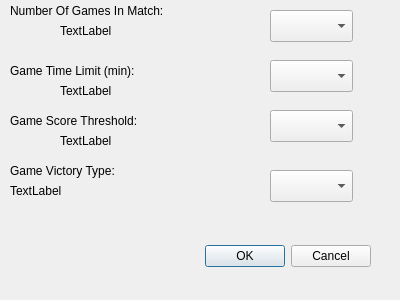
<?xml version="1.0" encoding="UTF-8"?>
<ui version="4.0">
 <class>userMatchSettingsWindow</class>
 <widget class="QDialog" name="userMatchSettingsWindow">
  <property name="geometry">
   <rect>
    <x>0</x>
    <y>0</y>
    <width>400</width>
    <height>300</height>
   </rect>
  </property>
  <property name="windowTitle">
   <string>Dialog</string>
  </property>
  <widget class="QDialogButtonBox" name="buttonBox">
   <property name="geometry">
    <rect>
     <x>30</x>
     <y>240</y>
     <width>341</width>
     <height>32</height>
    </rect>
   </property>
   <property name="orientation">
    <enum>Qt::Horizontal</enum>
   </property>
   <property name="standardButtons">
    <set>QDialogButtonBox::Cancel|QDialogButtonBox::Ok</set>
   </property>
  </widget>
  <widget class="QComboBox" name="comboBoxNumOfGames">
   <property name="geometry">
    <rect>
     <x>270</x>
     <y>10</y>
     <width>83</width>
     <height>32</height>
    </rect>
   </property>
  </widget>
  <widget class="QLabel" name="labelNumOfGamesTitle">
   <property name="geometry">
    <rect>
     <x>10</x>
     <y>0</y>
     <width>231</width>
     <height>22</height>
    </rect>
   </property>
   <property name="text">
    <string>Number Of Games In Match:</string>
   </property>
  </widget>
  <widget class="QLabel" name="labelCurrNumOfGames">
   <property name="geometry">
    <rect>
     <x>60</x>
     <y>20</y>
     <width>68</width>
     <height>22</height>
    </rect>
   </property>
   <property name="text">
    <string>TextLabel</string>
   </property>
  </widget>
  <widget class="QComboBox" name="comboBoxGameTimeLimit">
   <property name="geometry">
    <rect>
     <x>270</x>
     <y>60</y>
     <width>83</width>
     <height>32</height>
    </rect>
   </property>
  </widget>
  <widget class="QLabel" name="labelTimeLimitTitle">
   <property name="geometry">
    <rect>
     <x>10</x>
     <y>60</y>
     <width>161</width>
     <height>22</height>
    </rect>
   </property>
   <property name="text">
    <string>Game Time Limit (min):</string>
   </property>
  </widget>
  <widget class="QLabel" name="labelCurrGameTimeLimit">
   <property name="geometry">
    <rect>
     <x>60</x>
     <y>80</y>
     <width>68</width>
     <height>22</height>
    </rect>
   </property>
   <property name="text">
    <string>TextLabel</string>
   </property>
  </widget>
  <widget class="QComboBox" name="comboBoxScoreThreshold">
   <property name="geometry">
    <rect>
     <x>270</x>
     <y>110</y>
     <width>83</width>
     <height>32</height>
    </rect>
   </property>
  </widget>
  <widget class="QLabel" name="labelScoreThresholdTitle">
   <property name="geometry">
    <rect>
     <x>10</x>
     <y>110</y>
     <width>171</width>
     <height>22</height>
    </rect>
   </property>
   <property name="text">
    <string>Game Score Threshold:</string>
   </property>
  </widget>
  <widget class="QLabel" name="labelCurrScoreThreshold">
   <property name="geometry">
    <rect>
     <x>60</x>
     <y>130</y>
     <width>68</width>
     <height>22</height>
    </rect>
   </property>
   <property name="text">
    <string>TextLabel</string>
   </property>
  </widget>
  <widget class="QComboBox" name="comboBoxGameVicType">
   <property name="geometry">
    <rect>
     <x>270</x>
     <y>170</y>
     <width>83</width>
     <height>32</height>
    </rect>
   </property>
  </widget>
  <widget class="QLabel" name="labelGameVicTypeTitle">
   <property name="geometry">
    <rect>
     <x>10</x>
     <y>160</y>
     <width>141</width>
     <height>22</height>
    </rect>
   </property>
   <property name="text">
    <string>Game Victory Type:</string>
   </property>
  </widget>
  <widget class="QLabel" name="labelCurrGameVicType">
   <property name="geometry">
    <rect>
     <x>10</x>
     <y>180</y>
     <width>211</width>
     <height>22</height>
    </rect>
   </property>
   <property name="text">
    <string>TextLabel</string>
   </property>
  </widget>
 </widget>
 <resources/>
 <connections>
  <connection>
   <sender>buttonBox</sender>
   <signal>accepted()</signal>
   <receiver>userMatchSettingsWindow</receiver>
   <slot>accept()</slot>
   <hints>
    <hint type="sourcelabel">
     <x>248</x>
     <y>254</y>
    </hint>
    <hint type="destinationlabel">
     <x>157</x>
     <y>274</y>
    </hint>
   </hints>
  </connection>
  <connection>
   <sender>buttonBox</sender>
   <signal>rejected()</signal>
   <receiver>userMatchSettingsWindow</receiver>
   <slot>reject()</slot>
   <hints>
    <hint type="sourcelabel">
     <x>316</x>
     <y>260</y>
    </hint>
    <hint type="destinationlabel">
     <x>286</x>
     <y>274</y>
    </hint>
   </hints>
  </connection>
 </connections>
</ui>
